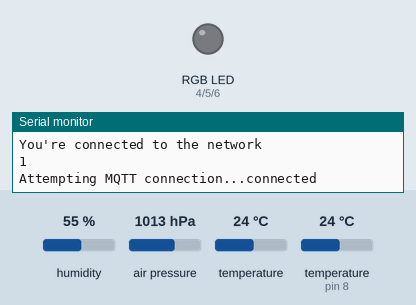
Bench run of a sketch on a simulated Arduino Mega 2560, built with avr-gcc and run on an emulated ATmega2560. Shown: an RGB LED mixed from three pins (HIGH = lit), the last lines printed to the serial monitor. Inputs (shaded band) come from the test bench; at power-on: humidity 55 %, air pressure 1013 hPa, temperature 24 °C, temperature (sensor on pin 8) 24 °C. WiFi joins after 1.5 s; servers stay silent unless stated; no MQTT or app messages arrive unless stated.

Above: at 3.0 s.
At 39.8 s:
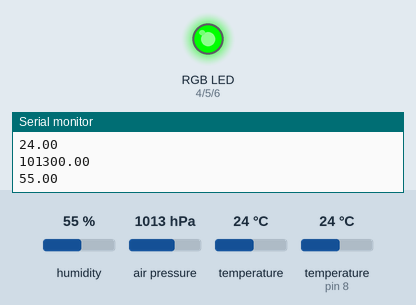
Timing chart, 0 to 46.8 s (numbered marks = the images above):
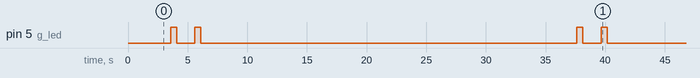

The sketch:

rh_logger.ino
```cpp
/*-----( Import needed libraries )-----*/
#include <OneWire.h>
#include <PubSubClient.h>
#include <WiFiEsp.h>
#include <SparkFunBME280.h>
#include <Wire.h>

/*-----( Emulate Serial1 on pins 2/3 )-----*/
#ifndef HAVE_HWSERIAL1
#include <SoftwareSerial.h>
SoftwareSerial Serial1(2, 3); // RX, TX
#endif

/*-----( Declare Constants and Pin Numbers )-----*/
//indicator LED pins
const int r_led = 4;
const int g_led = 5;
const int b_led = 6;

char hexChars[] = "0123456789ABCDEF";
#define HEX_MSB(v) hexChars[(v & 0xf0) >> 4]
#define HEX_LSB(v) hexChars[v & 0x0f]

/*-----( Declare objects )-----*/
// Setup a oneWire instance
OneWire  ds(8);  // on pin 8 (a 4.7K resistor is necessary)
// I2C Sensor
BME280 bme280;
// Initialize the Ethernet client object
WiFiEspClient espClient;
// Initialize mqtt server object
PubSubClient client(espClient);

/*-----( Declare Variables )-----*/
// Wifi radio's status
int status = WL_IDLE_STATUS;

void setup() {
  Serial.begin(115200);
  setup_wifi();
  setup_bme280();
  client.setServer("192.168.x.xx", 1883);

  // configure 3 RGB pins as outputs
  pinMode(r_led, OUTPUT);
  pinMode(g_led, OUTPUT);
  pinMode(b_led, OUTPUT);
  digitalWrite(r_led, LOW);
  digitalWrite(g_led, LOW);
  digitalWrite(b_led, LOW);
}

void blink_red() {
  digitalWrite(r_led, HIGH);
  delay(500);
  digitalWrite(r_led, LOW);
  delay(500);
}

void blink_green() {
  digitalWrite(g_led, HIGH);
  delay(500);
  digitalWrite(g_led, LOW);
  delay(500);
}

void blink_blue() {
  digitalWrite(b_led, HIGH);
  delay(500);
  digitalWrite(b_led, LOW);
  delay(500);
}

void setup_wifi() {
  Serial1.begin(9600);
  WiFi.init(&Serial1);
  if (WiFi.status() == WL_NO_SHIELD) {
    Serial.println("WiFi shield not present");
    while (true);
  }
  while ( status != WL_CONNECTED) {
    //Serial.print("Attempting to connect to WPA SSID: ");
    //Serial.println("HillNet_AP");
    status = WiFi.begin("HillNet_AP", "passwd");
  }
  Serial.println("You're connected to the network\n");
  blink_blue();
}

void setup_bme280()
{
  bme280.settings.commInterface = I2C_MODE;
  bme280.settings.I2CAddress = 0x76;
  bme280.settings.runMode = 3; //Normal mode
  //Standby can be:  0, 0.5ms - 1, 62.5ms - 2, 125ms -  3, 250ms - 4, 500ms - 5, 1000ms - 6, 10ms - 7, 20ms
  bme280.settings.tStandby = 3;
  bme280.settings.filter = 4;
  //*OverSample can be: 0, skipped - 1 through 5, oversampling *1, *2, *4, *8, *16 respectively
  bme280.settings.tempOverSample = 5;
  bme280.settings.pressOverSample = 5;
  bme280.settings.humidOverSample = 5;

  //Calling .begin() causes the settings to be loaded
  delay(10);  //BME280 requires 2ms to start up.
  Serial.println(bme280.begin(), HEX);
}

void reconnect()
{
  // Loop until we're reconnected
  while (!client.connected()) {
    Serial.println();
    Serial.print("Attempting MQTT connection...");
    // Attempt to connect
    if (client.connect("ESP8266Client", "mqtt_user", "mqtt_passwd")) {
      Serial.println("connected\n");
    } else {
      Serial.print("failed, rc=");
      Serial.print(client.state());
      Serial.println(" try again in 5 seconds");
      // Wait 5 seconds before retrying
      blink_red();
      delay(5000);
    }
  }
}

void loop() {
  //Connect to MQTT
  if (!client.connected())
  {
    reconnect();
  } else {
    client.loop();
  }
  byte i;
  byte present = 0;
  byte type_s;
  byte data[12];
  byte addr[8];
  float celsius;

  if ( !ds.search(addr)) {
    //Serial.println("No more addresses.\n");
    ds.reset_search();

    //Start with bme280 temperature, as that data is needed for accurate compensation.
    float bme280_t = bme280.readTempC();
    //Serial.println("BME280 device");
    //Serial.print("  Temperature: ");
    Serial.println(bme280_t, 2);
    client.publish("sensor/bme280/temperature", String(bme280_t).c_str(), true);
    //Serial.println(" Celsius");

    float bme280_p = bme280.readFloatPressure();
    //Serial.print("  Pressure: ");
    Serial.println(bme280_p, 2);
    client.publish("sensor/bme280/pressure", String(bme280_p).c_str(), true);
    //Serial.println(" Pa");

    float bme280_h = bme280.readFloatHumidity();
    //Serial.print("  %RH: ");
    Serial.println(bme280_h, 2);
    client.publish("sensor/bme280/humidity", String(bme280_h).c_str(), true);
    //Serial.println(" %");

    //Serial.println();
    blink_green();

    //Serial.println("Pausing between search's");
    delay(30000); //delay between finding all the sensors
    return;
  }

  //Serial.println("Chip = DS18B20");
  ds.reset();
  ds.select(addr);
  ds.write(0x44, 1);// start conversion, with parasite power on at the end
  delay(1000);      // maybe 750ms is enough, maybe not

  present = ds.reset();
  ds.select(addr);
  ds.write(0xBE);   // Read Scratchpad

  for ( i = 0; i < 9; i++) {  // we need 9 bytes
    data[i] = ds.read();
  }

  // Convert the data to actual temperature
  int16_t raw = (data[1] << 8) | data[0];
  if (type_s) {
    raw = raw << 3; // 9 bit resolution default
    if (data[7] == 0x10) {
      // "count remain" gives full 12 bit resolution
      raw = (raw & 0xFFF0) + 12 - data[6];
    }
  } else {
    byte cfg = (data[4] & 0x60);
    // at lower res, the low bits are undefined, so let's zero them
    if (cfg == 0x00) raw = raw & ~7;  // 9 bit resolution, 93.75 ms
    else if (cfg == 0x20) raw = raw & ~3; // 10 bit res, 187.5 ms
    else if (cfg == 0x40) raw = raw & ~1; // 11 bit res, 375 ms
    // default is 12 bit resolution, 750 ms conversion time
  }

  celsius = (float)raw / 16.0;
  //Serial.print("  Temperature = ");
  Serial.println(celsius);
  //Serial.println(" Celsius\n");

  //publish the temp now
  char charTopic[] = "sensor/XXXXXXXXXXXXXXXX/temperature";
  for (i = 0; i < 8; i++) {
    charTopic[7 + i * 2] = HEX_MSB(addr[i]); //7 is where the backlash before XXX
    charTopic[8 + i * 2] = HEX_LSB(addr[i]); //8 is plus one on the above
  }
  char charMsg[10];
  memset(charMsg, '\0', 10);
  dtostrf(celsius, 4, 2, charMsg);
  client.publish(charTopic, charMsg);
  blink_green();
  delay(1000); // small delay between publishing
}
```

Measured:
- by itself, pin 5 (g_led): repeats every 34.0 s: LOW 1.5 s, HIGH 0.50 s, LOW 31.5 s, HIGH 0.50 s
- by itself, everything shown: repeats every 34.0 s, in 4 steps
